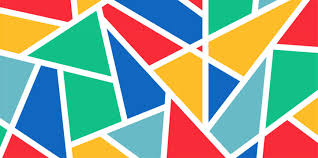
#> input picture week_1/day-03/images-3.png, 318 x 158 px
$ python transformations-01.py
#> lines starting #> are read from the running program, lines starting #| are printed output that depends on the picture
import cv2 as cv

img = cv.imread('images-3.png')
#> img is the input picture: shape (158, 318, 3); mean B, G, R 150.8, 166, 152.8

yukseklik, genislik = img.shape[:2]
#> yukseklik = 158; genislik = 318

#resize(yeniden boyutlandırma)
#görseli orijinal boyutunun tam yarısına düşürelim.(genişlik,yükseklik) sırasıyla verilir.
kucuk_img = cv.resize(img, (genislik // 2, yukseklik // 2), interpolation=cv.INTER_AREA)
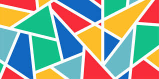
#> kucuk_img: shape (79, 159, 3); mean B, G, R 150.9, 166.1, 152.9

#Flip-Aynalama
#parametreler: 1 = Yatay(Y ekseninde), 0 = Dikey (X  ekseninde), -1 = Her ikisi
aynalanmis_img = cv.flip(img,1)
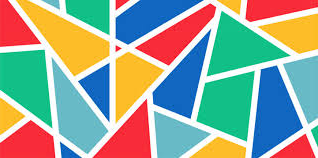
#> aynalanmis_img: shape (158, 318, 3); mean B, G, R 150.8, 166, 152.8

#Crop(Kırpma)
#OpenCV de özel bir kırpma fonk yok.Numpy'ın slicing özelliği kullanılır.
#sıralama her zaman [y_baslangic : y_bitis, x_baslangic : x_bitis]şeklinde
#sol üstten (0,0) başlayıp 300x300 piksellik bir alan keselim

kirpilmis_img = img[0:300, 0:300]
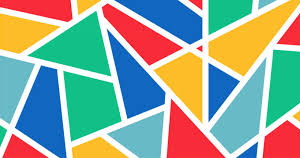
#> kirpilmis_img: shape (158, 300, 3); mean B, G, R 153.5, 167.6, 150.9

cv.imshow('1-orijinal',img)
cv.imshow('2-küçültülmüş',kucuk_img)
cv.imshow('3-yatay aynalanmış',aynalanmis_img)
cv.imshow('4-Kirpilmis',kirpilmis_img)

cv.waitKey(0)
cv.destroyAllWindows()
